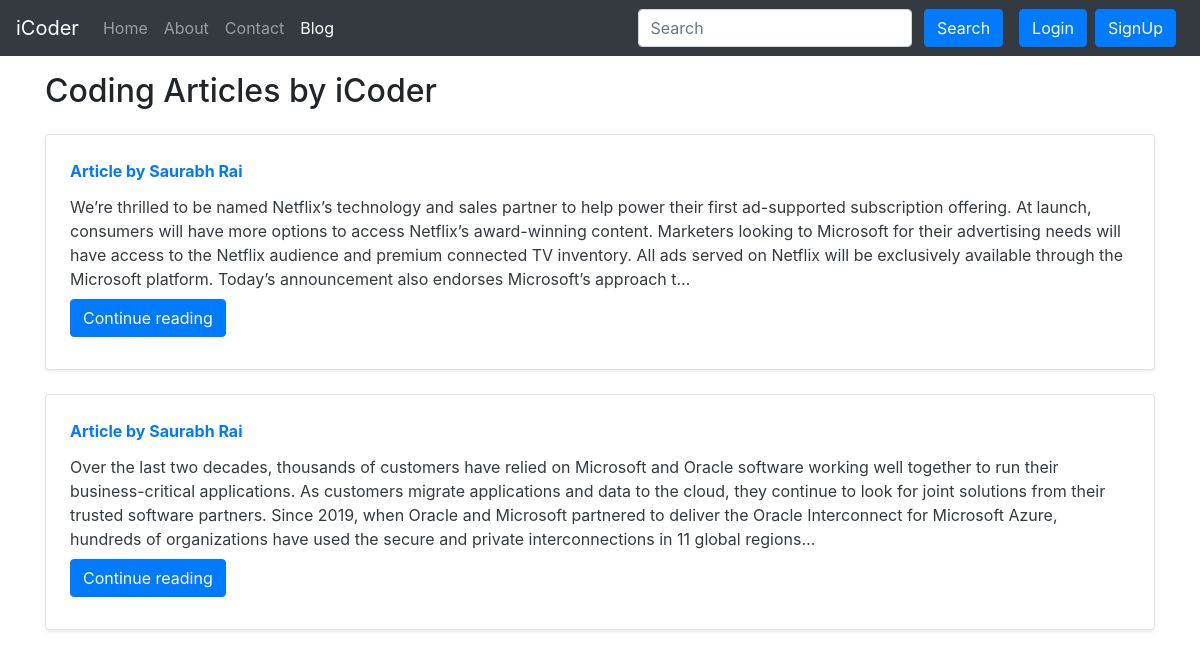
Screenshot of /blog/ with the database file from the repository.
### blog/models.py (models this page shows, shortened)
class Post(models.Model):
     sno= models.AutoField(primary_key=True)
     title= models.CharField(max_length=255)
     content= models.TextField()
     author=models.CharField(max_length=13)
     slug=models.CharField(max_length=130)
     timeStamp=models.DateTimeField(blank=True)

### blog/views.py (the view)
# urls.py: path('', views.blogHome, name="bloghome"),
def blogHome(request):
    allPosts= Post.objects.all()
    context={'allPosts': allPosts}
    return render(request, "blog/blogHome.html", context)

### templates/blog/blogHome.html (shortened to what this page needs)
{% extends 'base.html' %}
{% block blogactive %} active {% endblock blogactive %}
{% block body %}
<div class="container my-3">
    <h2>Coding Articles by iCoder</h2>
    {% for post in allPosts  %}
    <div class="row no-gutters border rounded overflow-hidden flex-md-row mb-4 shadow-sm h-md-250 my-4 position-relative">
        <div class="col p-4 d-flex flex-column position-static">
            <strong class="d-inline-block mb-2 text-primary">Article  by {{post.author}}</strong>
            <h3 class="mb-0"><a class="text-dark" href="/blog/{{post.slug}}"{{post.title}} </a> </h3>
            <p class="card-text mb-auto">{{post.content|safe| truncatechars:500}}</p>
            <div class="my-2">
            	<a href="/blog/{{post.slug}}" role="button" class="btn btn-primary">Continue reading</a>
            </div>
        </div>
        </div>
        {% endfor %}
    </div>
 {% endblock %}

### templates/base.html (shortened to what this page needs)
<!doctype html>
<html lang="en">
  <head>
    <link rel="stylesheet" href="https://stackpath.bootstrapcdn.com/bootstrap/4.5.2/css/bootstrap.min.css">
  </head>
  <body>
    <nav class="navbar navbar-expand-lg navbar-dark bg-dark">
        <a class="navbar-brand" href="/">iCoder</a>
        <div class="collapse navbar-collapse" id="navbarSupportedContent">
          <ul class="navbar-nav mr-auto">
            <li class="nav-item {% block homeactive %}  {% endblock homeactive %}">
              <a class="nav-link" href="/">Home <span class="sr-only">(current)</span></a>
            </li>
            <li class="nav-item {% block aboutactive %}  {% endblock aboutactive %}" >
              <a class="nav-link" href="/about">About</a>
            </li>
            <li class="nav-item {% block contactactive %}  {% endblock contactactive %} ">
              <a class="nav-link" href="/contact">Contact</a>
            </li>
            <li class="nav-item {% block blogactive %}  {% endblock blogactive %} ">
              <a class="nav-link" href="/blog">Blog</a>
            </li>
          </ul>
          <div class="ml-auto form-inline ">
          <form method="get" action="/search"class="my-2 my-lg-0 mx-3">
            <input class="form-control mr-sm-2" type="search" placeholder="Search" aria-label="Search" name="query" id="query">
            <button class="btn btn-primary my-2 my-sm-0 " type="submit">Search</button>
          </form>
{% if user.is_authenticated %}
<ul class="navbar-nav mr-2">
<li class="nav-item dropdown">
<a class="nav-link dropdown-toggle" href='#' id="navbarDropdown" role="button" data-toggle="dropdown"> Welcome {{request.user}}</a>
<div class="dropdown-menu" aria-labelledby="navbarDropdown">
          <a class="dropdown-item" href="/logout">Logout</a>
        </div>
      </li>
      </ul>
      </div>
{% else %}
<button type="button" class="btn btn-primary mr-2" data-toggle="modal" data-target="#loginModal">
Login
</button>
<button type="button" class="btn btn-primary mr-2" data-toggle="modal" data-target="#signupModal">
SignUp
</button>
{% endif %}
        </div>
      </nav>
      {% block body %}  {% endblock body %}
  </body>
</html>

### rows the page displays
Post: author "Saurabh Rai", content "We’re thrilled to be named Netflix’s technology and sales partner to help power their first ad-supported subscription offering. At launch, consumers will have more options to access Netflix’s award-winning content. Marketers looking to Microsoft for their advertising needs will have access to the Netflix audience and premium connected TV inventory. All ads served on Netflix will be exclusively available through the Microsoft platform. Today’s announcement also endorses Microsoft’s approach t…"
Post: author "Saurabh Rai", content "Over the last two decades, thousands of customers have relied on Microsoft and Oracle software working well together to run their business-critical applications. As customers migrate applications and data to the cloud, they continue to look for joint solutions from their trusted software partners. Since 2019, when Oracle and Microsoft partnered to deliver the Oracle Interconnect for Microsoft Azure, hundreds of organizations have used the secure and private interconnections in 11 global regions…"
